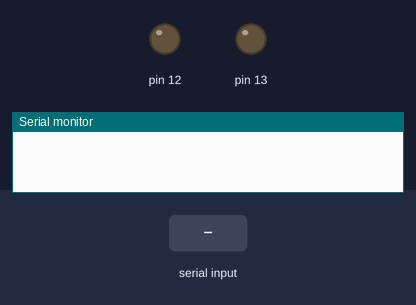
Bench run of a sketch on a simulated Arduino Uno, built with avr-gcc and run on an emulated ATmega328P. On the bench: output pins drawn as LEDs (lit = HIGH), the last lines printed to the serial monitor. Inputs (shaded band) come from the test bench.

Above: at 1.2 s.
1.3 s: "on" received over Serial
At 2.7 s:
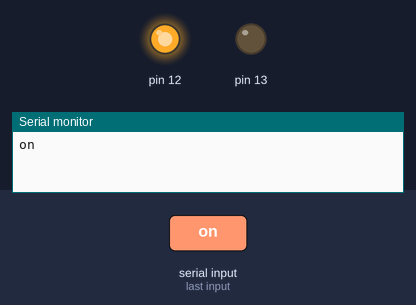
4.3 s: "off" received over Serial
At 6.1 s:
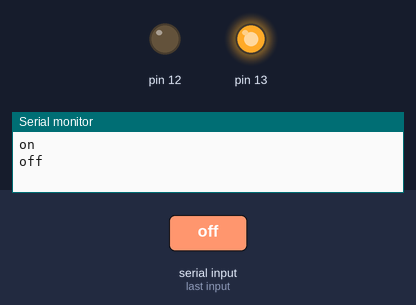
Timing chart, 0 to 7.8 s (numbered marks = the images above; inputs shaded):
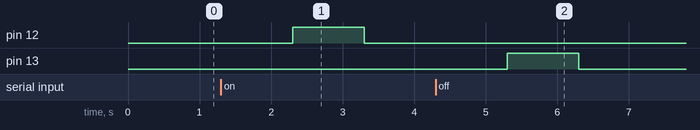

The sketch:

processing2Ard.ino
```cpp
String msg;

void setup() {
  // put your setup code here, to run once:
  Serial.begin(9600);

  //defining the modes for our LEDs
  pinMode(13, OUTPUT);
  pinMode(12, OUTPUT);
}

void loop() {
  // put your main code here, to run repeatedly:
  // to get the messages from processing:
  while (Serial.available()) {
    msg = Serial.readString();
    msg.trim(); // so that the string does not go through with extra strings, it will cut any white spaces
    Serial.println(msg);

    // check to see whether the message says on or off and execute different codes accordingly
    // "on" is if the answer was correct so the green LED lights up
    // "off" is if the answer was wrong so the red LED lights up
    //return message to confirm received:
    if (msg == "on") {
      digitalWrite(12, HIGH);
      delay(1000);
      digitalWrite(12, LOW);

    } else if (msg == "off") {
      digitalWrite(13, HIGH);
      delay(1000);
      digitalWrite(13, LOW);
    }


  }
}
```

Measured:
- after the input at 1.3 s, pin 12: LOW → HIGH after 1.0 s, → LOW 1.0 s later
- after the input at 4.3 s, pin 13: LOW → HIGH after 1.0 s, → LOW 1.0 s later
